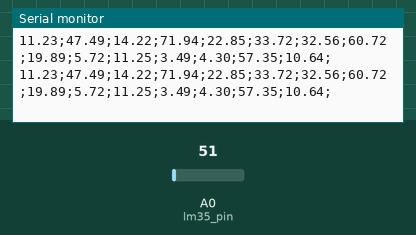
Simulated run of this sketch. Board: Arduino Uno, built with avr-gcc and run on an emulated ATmega328P. On the bench: the last lines printed to the serial monitor. The test bench sets the inputs (shaded band); at power-on: A0 (lm35_pin) = 51.

Above: at 1.8 s.
1.9 s: A0 (lm35_pin) set to 61
At 2.5 s:
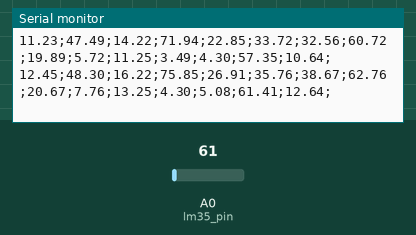
3.4 s: A0 (lm35_pin) set to 71
At 4.7 s:
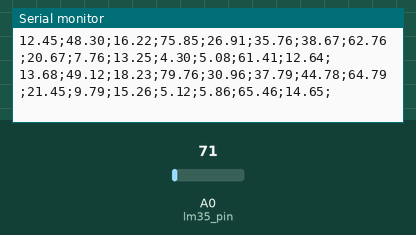
Timing chart, 0 to 6.4 s (numbered marks = the images above; inputs shaded):
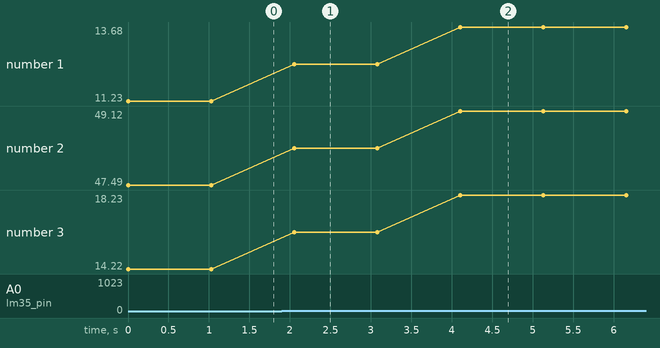

Measured:
- after the input at 1.9 s, the serial monitor: prints a new line after 0.15 s (image 1)
- after the input at 3.4 s, the serial monitor: prints a new line after 0.70 s (image 2)
- plotted number 1: 11.23 → 12.45 after the input at 1.9 s, 12.45 → 13.68 after the input at 3.4 s
- plotted number 2: 47.49 → 48.3 after the input at 1.9 s, 48.3 → 49.12 after the input at 3.4 s
- plotted number 3: 14.22 → 16.22 after the input at 1.9 s, 16.22 → 18.23 after the input at 3.4 s

The sketch:

script_sensor.ino
```cpp
int lm35_pin = A0, leitura_lm35 = 0;

float temperatura;

float temperatura_1;
float temperatura_2;
float temperatura_3;
float temperatura_4;
float temperatura_5;
float temperatura_6;
float temperatura_7;
float temperatura_8;
float temperatura_9;
float temperatura_10;
float temperatura_11;
float temperatura_12;
float temperatura_13;
float temperatura_14;
float temperatura_15;

void setup() {
  Serial.begin(9600);
}

void loop() {
  leitura_lm35 = analogRead(lm35_pin);
  temperatura = leitura_lm35 * (5.0/1023) * 100;

  temperatura_1 = (temperatura * 0.25) + 5;
  temperatura_2 = (temperatura * 0.1667) + 43.332;
  temperatura_3 = (temperatura * 0.41) + 4,57;
  temperatura_4 = (temperatura * 0.8) + 52;
  temperatura_5 = (temperatura * 0.83) + 2.16;
  temperatura_6 = (temperatura * 0.4167) + 23.332;
  temperatura_7 = (temperatura * 1.25) + 1.40;
  temperatura_8 = (temperatura * 0.4167) + 50.332;
  temperatura_9 = (temperatura * 0.16) + 15.9;
  temperatura_10 = (temperatura * 0.4167) - 4.668;
  temperatura_11 = (temperatura * 0.41) + 1.03;
  temperatura_12 = (temperatura * 0.1667) - 0.668;
  temperatura_13 = (temperatura * 0.16) + 0.31;
  temperatura_14 = (temperatura * 0.83) + 36.66;
  temperatura_15 = (temperatura * 0.41) + 0.42;


  Serial.print(temperatura_1);
  Serial.print(";");
  Serial.print(temperatura_2);
  Serial.print(";");
  Serial.print(temperatura_3);
  Serial.print(";");
  Serial.print(temperatura_4);
  Serial.print(";");
  Serial.print(temperatura_5);
  Serial.print(";");
  Serial.print(temperatura_6);
  Serial.print(";");
  Serial.print(temperatura_7);
  Serial.print(";");
  Serial.print(temperatura_8);
  Serial.print(";");
  Serial.print(temperatura_9);
  Serial.print(";");
  Serial.print(temperatura_10);
  Serial.print(";");
  Serial.print(temperatura_11);
  Serial.print(";");
  Serial.print(temperatura_12);
  Serial.print(";");
  Serial.print(temperatura_13);
  Serial.print(";");
  Serial.print(temperatura_14);
  Serial.print(";");
  Serial.print(temperatura_15);
  Serial.println(";");

  delay(1000);

}
```
